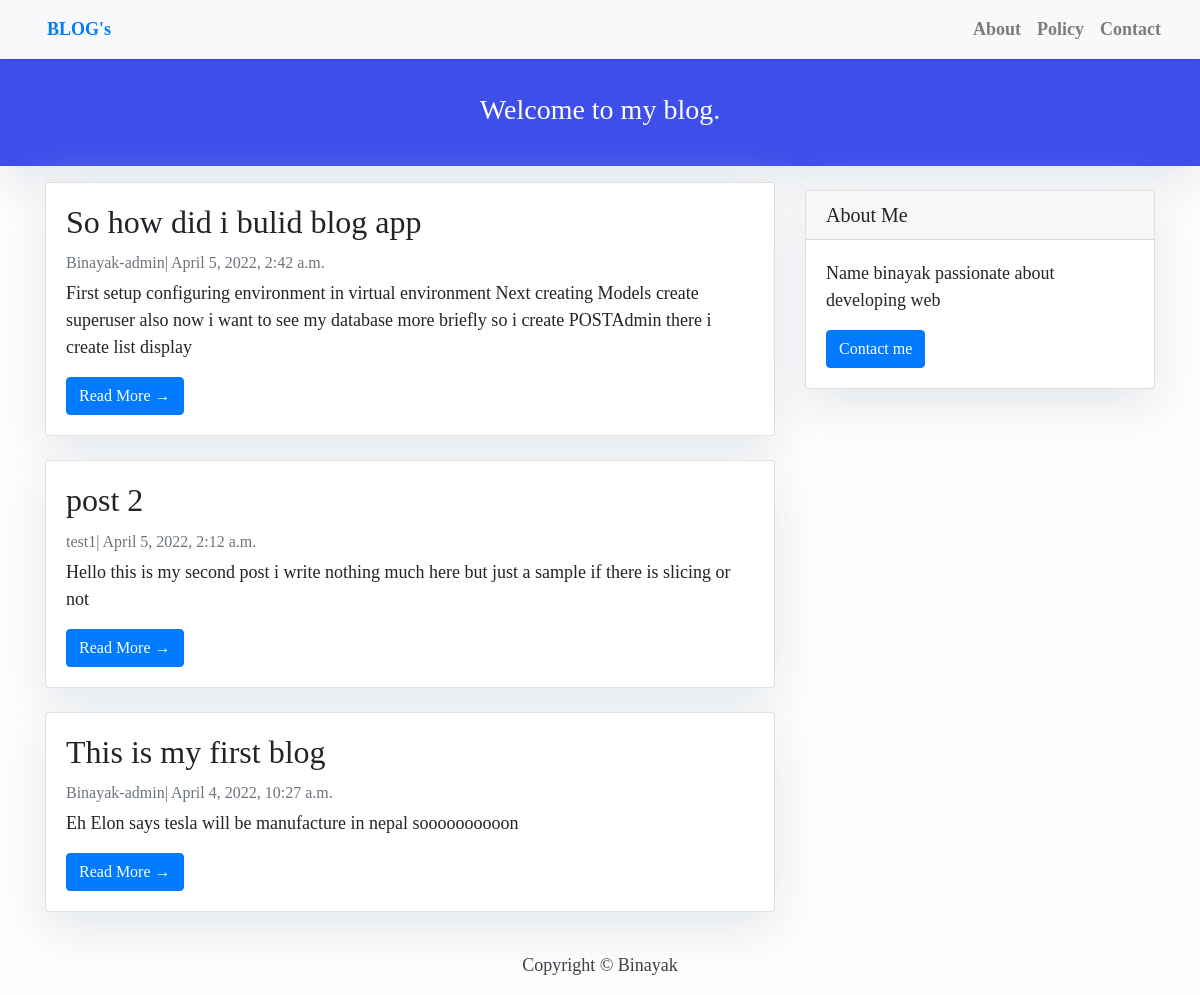
The page / on the database its author committed.
### blog_app/models.py (models this page shows, shortened)
class POST(models.Model):
    title = models.CharField(max_length=200)
    slug = models.SlugField(max_length=200)
    author = models.ForeignKey(User, on_delete=models.CASCADE)
    updated_on = models.DateTimeField(auto_now=True)
    Content = models.TextField()
    created_on = models.DateTimeField(auto_now_add=True)
    status = models.IntegerField(choices=STATUS, default=0)
    class Meta:
        ordering = ['-created_on']

### blog_app/views.py (the view)
# urls.py: path('', views.PostList.as_view(), name="home"),
class PostList(generic.ListView):
    queryset = POST.objects.filter(status=1).order_by('-created_on')
    template_name = 'index.html'

### templates/index.html (shortened to what this page needs)
{% extends "base.html" %}
{% block content %}
<header class="masthead">
    <div class="container">
        <div class="row">
            <div class=" col-md-8 col-md-10 mx-auto">
                <div class="site-heading">
                    <h3 class=" site-heading my-4 mt-3 text-white" style="text-align:center;">Welcome to my blog.</h3>
                </div>
            </div>
        </div>
    </div>
</header>
<div class="container">
    <div class="row">
        <div class="col-md-8 mt-3 left">
            {% for post in post_list %}
            <div class="card mb-4">
                <div class="card-body">
                    <h2 class="card-title" >{{ post.title}}</h2>
                    <p class="card-text text-muted h6">{{ post.author }}| {{ post.created_on }}</p>
                    <p>{{post.Content|slice:":200" }}</p>
                    <a href="{% url 'postdetail' post.slug %}" class="btn btn-primary">Read More &rarr;</a>
                </div>
            </div>
            {% endfor %}
        </div>
        {% block sidebar %}
        {% include 'sidebar.html' %}
        {% endblock sidebar %}
    </div>
</div>
{% endblock content %}

### templates/base.html (shortened to what this page needs)
<!DOCTYPE html>
<html>
    <head>
        <link rel="stylesheet" href="https://maxcdn.bootstrapcdn.com/bootstrap/4.0.0/css/bootstrap.min.css"
 />
        <link rel="stylesheet" href="https://cdnjs.cloudflare.com/ajax/libs/font-awesome/4.7.0/css/font-awesome.min.css">
    </head>
    <body>
        <nav class="navbar navbar-expand-lg navbar-light bg-light shadow" id="mainNav">
            <div class="container-fluid">
                <a class="nav-link text-black font-weight-bold" href="{% url 'home' %}">BLOG's</a>
                <div class="collapse navbar-collapse" id="navbarResponsive">
                    <ul class="navbar-nav ml-auto">
                        <li class="nav-item text-black">
                            <a class="nav-link text-black font-weight-bold" href="#">About</a>
                        </li>
                        <li class="nav-item text-black">
                            <a class="nav-link text-black font-weight-bold" href="#">Policy</a>
                        </li>
                        <li class="nav-item text-black">
                            <a class="nav-link text-black font-weight-bold" href="#">Contact</a>
                        </li>
                    </ul>
                </div>
            </div>
        </nav>
    {% block content %}
    {% endblock content %}
        <footer class="py-3 bg-grey">
            <p class="m-0 text-dark text-center ">Copyright &copy; Binayak</p>
        </footer>
    </body>
</html>

### templates/sidebar.html (shortened to what this page needs)
{% block sidebar %}
<div class="col-md-4 float-right ">
<div class="card my-4">
        <h5 class="card-header">About Me</h5>
    <div class="card-body">
        <p class="card-text">Name binayak passionate about developing web</p>
        <a href="#"
           class="btn btn-primary">Contact me</a>
    </div>
</div>
</div>
{% endblock sidebar %}

### templates/base.html (style rules this page uses)
body { font-family: system-ui; font-size: 17px; background-color: #fdfdfd; }
.shadow { box-shadow: 0 4px 2px -2px rgba(0, 0, 0, 0.1); }
.masthead { background:#3d4eeb; height: auto; padding-bottom: 15px; box-shadow: 0 16px 48px #E3E7EB; padding-top: 10px; }

### templates/index.html (style rules this page uses)
body { font-family: Georgia, serif; font-size: 18px; background-color: #fdfdfd; }
.card { box-shadow: 0 16px 48px #E3E7EB; }

### templates/sidebar.html (style rules this page uses)
.card { box-shadow: 0 16px 48px #E3E7EB; }

### rows shown on the page
POST: title "So how did i bulid blog app", author "Binayak-admin", created_on "April 5, 2022, 2:42 a.m.", Content "First setup configuring environment in virtual environment Next creating Models create superuser also now i want to see my database more briefly so i create POSTAdmin there i create list display"
POST: title "post 2", author "test1", created_on "April 5, 2022, 2:12 a.m.", Content "Hello this is my second post i write nothing much here but just a sample if there is slicing or not"
POST: title "This is my first blog", author "Binayak-admin", created_on "April 4, 2022, 10:27 a.m.", Content "Eh Elon says tesla will be manufacture in nepal soooooooooon"
